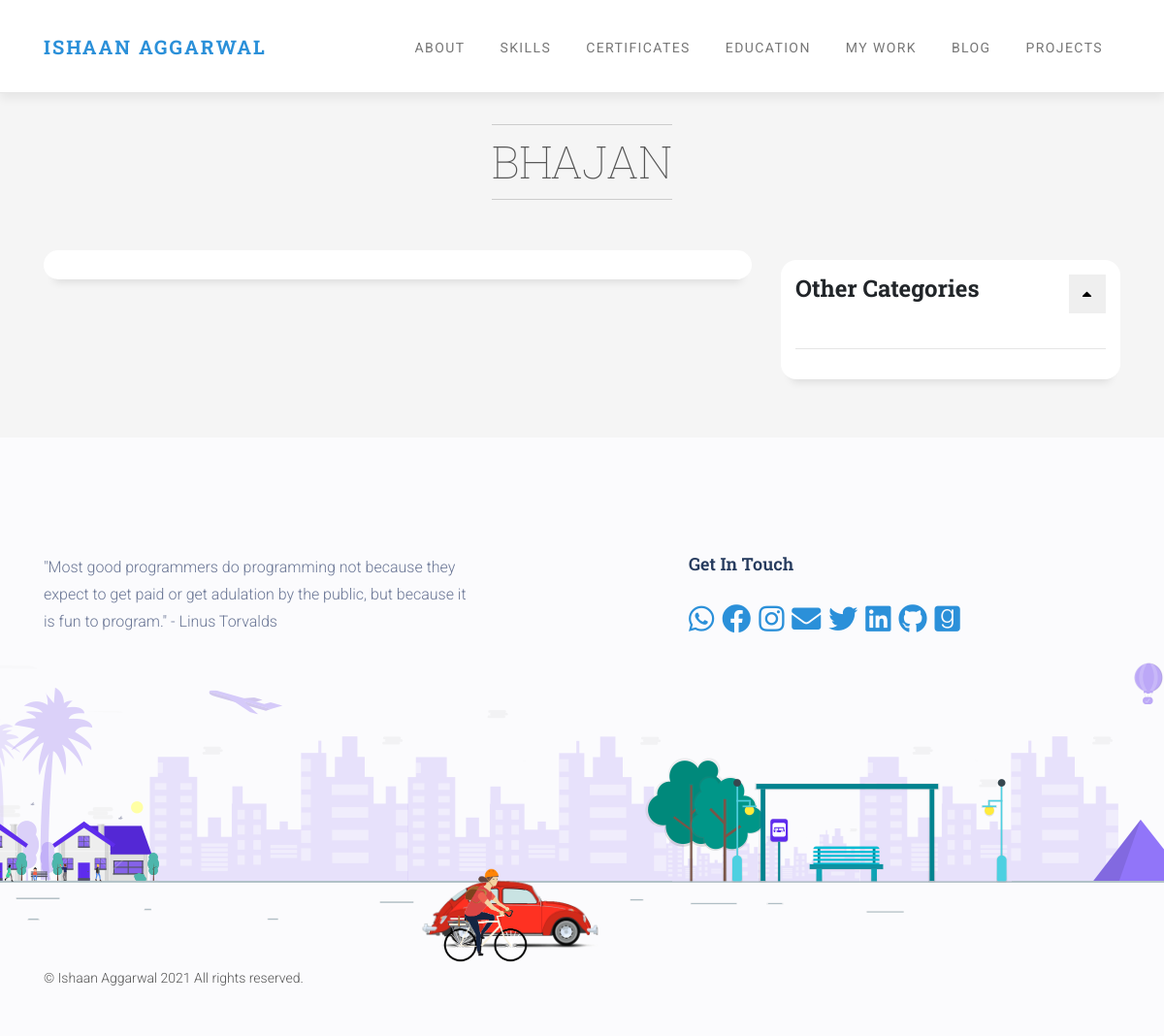
Page /blog/Bhajan/ on the earlier database version.
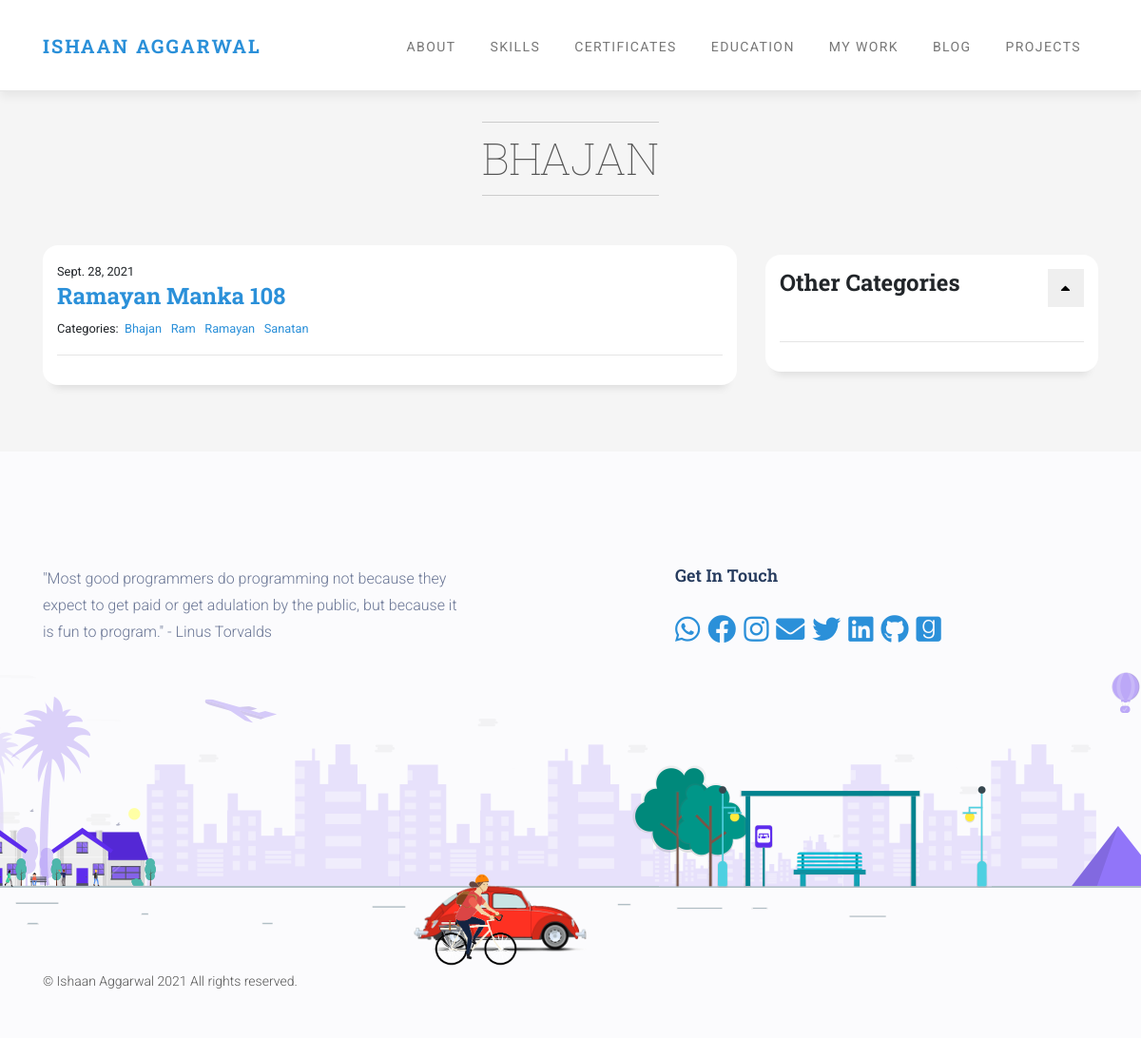
Same page on the later database version.
### blog/models.py (models this page shows, shortened)
class Category(models.Model):
    name = models.CharField(max_length=20)

class Post(models.Model):
    title = models.CharField(max_length=255)
    body = models.TextField()
    created_on = models.DateTimeField(auto_now_add=True)
    last_modified = models.DateTimeField(auto_now=True)
    categories = models.ManyToManyField('Category', related_name='posts', )

### blog/views.py (the view)
# urls.py: path("<category>/", views.blog_category, name="blog_category"),
def blog_category(request, category):
    posts = Post.objects.filter(
        categories__name__contains=category
    ).order_by('-created_on')
    categories = Category.objects.all()
    temp = []
    class Temp_Category:
        def __init__(self, name, count):
            self.name = name
            self.count = count
    for c in categories:
        post = Post.objects.filter(categories__name__contains=c.name)
        if not c.name == category:
            temp.append(Temp_Category(c.name, len(post)))
    context = {
        "category": category,
        "posts": posts,
        "categories": temp
    }
    return render(request, "blog/blog_category.html", context)

### blog/templates/blog/blog_category.html (shortened to what this page needs)
{% extends "portfolio/base.html" %}
{% block body %}
<section id="testimonials" class="testimonials-section bg-gray">
    <div class="container">
        <br><br>
        <div class="text-center mb-2">
            <h2 class="title">{{ category | title }}</h2>
        </div>
        <div class="row">
            <div class="col-md-8" style="margin-bottom : 10px;">
                <div id="blogs">
                    {% for post in posts %}
                    <div class="row">
                        <div class="col-md-12">
                            <small>
                                {{ post.created_on.date }}
                            </small>
                            <h4><a href="{% url 'blog_detail' post.pk%}">{{ post.title|title }}</a></h4>
                            <small>
                                Categories:&nbsp;
                                {% for category in post.categories.all %}
                                <a href="{% url 'blog_category' category.name %}">
                                    {{ category.name }}
                                </a>&nbsp;
                                {% endfor %}
                            </small>
                        </div>
                    </div>
                    <hr>
                    {% endfor %}
                </div>
            </div>
            <div class="col-md-4" style="margin-top: 10px;">
                <div id="categories">
                    <h4>
                        Other Categories
                        <button class="btn" type="button" data-toggle="collapse" data-target="#collapse-list"
                            aria-expanded="false" aria-controls="collapse-list" style="float: right;"
                            onclick="changeicon()">
                            <i class="fas fa-caret-up" id='change' ></i>
                        </button>
                    </h4>
                    <br>
                    <hr>
                </div>
            </div>
        </div>
    </div>
</section>
{% endblock %}

### myapp/templates/portfolio/base.html (shortened to what this page needs)
<!DOCTYPE html>
<html>
<head>
  <link rel="stylesheet" href="/media/project/CSS/base.css">
  <link rel="stylesheet" href="https://maxcdn.bootstrapcdn.com/bootstrap/4.0.0/css/bootstrap.min.css"
>
  <link rel="stylesheet" href="https://cdnjs.cloudflare.com/ajax/libs/font-awesome/5.15.3/css/all.min.css"
 />
  <link rel="stylesheet" href="/media/project/vendor/owl.carousel/assets/owl.carousel.css">
  <link rel="stylesheet" href="/media/project/vendor/owl.carousel/assets/owl.theme.default.css">
  <link rel="stylesheet" href="/media/project/vendor/animate/animate.css">
  <link rel="stylesheet" href="/media/project/CSS/style.default.css" id="theme-stylesheet">
  <link rel="stylesheet" href="/media/project/CSS/style.blue.css">
  <link rel="stylesheet" href="https://cdnjs.cloudflare.com/ajax/libs/leaflet/1.4.0/leaflet.css">
</head>
<body>
  <header class="header">
    <nav class="navbar navbar-expand-lg fixed-top" style="box-shadow: 0px 6px 9px 0px rgb(0 0 0 / 6%)">
      <div class="container"><a href="{% url 'cv' %}" class="navbar-brand scrollTo">Ishaan Aggarwal</a>
        <div id="navbarcollapse" class="collapse navbar-collapse">
          <ul class="navbar-nav ml-auto">
            <li class="nav-item"><a href="{% url 'cv' %}#about" class="nav-link link-scroll">About</a></li>
            <li class="nav-item"><a href="{% url 'cv' %}#skills" class="nav-link link-scroll">Skills</a></li>
            <li class="nav-item"><a href="{% url 'certificate' %}" class="nav-link link-scroll">Certificates</a></li>
            <li class="nav-item"><a href="{% url 'cv' %}#education" class="nav-link link-scroll">Education</a></li>
            <li class="nav-item"><a href="{% url 'cv' %}#references" class="nav-link link-scroll">My work</a></li>
            <li class="nav-item"><a href="{% url 'blog_index' %}" class="nav-link link-scroll">Blog</a>
            </li>
            <li class="nav-item"><a href="{% url 'project_index' %}" class="nav-link link-scroll">Projects</a></li>
          </ul>
        </div>
      </div>
    </nav>
  </header>
  {% block body %}{% endblock %}
  <footer class="new_footer_area bg_color">
    <div class="new_footer_top">
      <div class="container">
        <div class="row">
          <div class="col-md-5 mb-5">
            <div class="f_widget company_widget wow fadeInLeft" data-wow-delay="0.2s"
              style="visibility: visible; animation-delay: 0.2s; animation-name: fadeInLeft;">
              <p>"Most good programmers do programming not because they expect to get paid or get adulation by the
                public, but because it is fun to program."
                - Linus Torvalds</p>
            </div>
          </div>
          <div class="col-md-2 mb-3"></div>
          <div class="col-md-5 mb-5">
            <div class="f_widget about-widget pl_70 wow fadeInLeft" data-wow-delay="0.4s"
              style="visibility: visible; animation-delay: 0.4s; animation-name: fadeInLeft;">
              <h3 class="f-title f_600 t_color f_size_18">Get In Touch</h3>
              <a href="https://wa.me/917417725145" class="external wow fadeInUp" target="_blank"><i
                  class="fab fa-whatsapp" style="font-size: 30px;"></i></a>&nbsp;
              <a href="https://www.facebook.com/ishaan.aggarwal.948" class="external wow fadeInUp" target="_blank"><i
                  class="fab fa-facebook" style="font-size: 30px;"></i></a>&nbsp;
              <a href="https://www.instagram.com/panda_programer/" data-wow-delay="0.2s" class="external wow fadeInUp"
                target="_blank"><i class="fab fa-instagram" style="font-size: 30px;"></i></a>&nbsp;
              <a href="mailto:ishaanaggarwal566@gmail.com" data-wow-delay="0.4s" class="wow fadeInUp" target="_blank"><i
                  class="fa fa-envelope" style="font-size: 30px;"></i></a>&nbsp;
              <a href="https://twitter.com/Ishaanaggarwal4" data-wow-delay="0.6s" class="external wow fadeInUp"
                target="_blank"><i class="fab fa-twitter" style="font-size: 30px;"></i></a>&nbsp;
              <a href="https://www.linkedin.com/in/ishaan-aggarwal-9a120414b/" data-wow-delay="0.8s"
                class="external wow fadeInUp" target="_blank"><i class="fab fa-linkedin"
                  style="font-size: 30px;"></i></a>&nbsp;
              <a href="https://github.com/ishaan-566" data-wow-delay="1.0s" class="external wow fadeInUp"
                target="_blank"><i class="fab fa-github" style="font-size: 30px;"></i></a>&nbsp;
              <a href="https://www.goodreads.com/ishaanaggarwal" data-wow-delay="1.0s" class="external wow fadeInUp"
                target="_blank"><i class="fab fa-goodreads" style="font-size: 30px;"></i></a>&nbsp;
            </div>
          </div>
        </div>
      </div>
      <div class="footer_bg">
        <div class="footer_bg_two"></div>
      </div>
    </div>
    <div class="footer_bottom">
      <div class="container">
        <div class="row align-items-center">
          <div class="col-lg-6 col-sm-7">
            <p class="mb-0 f_400">© Ishaan Aggarwal 2021 All rights reserved.</p>
          </div>
          <div class="col-lg-6 col-sm-5 text-right">
          </div>
        </div>
      </div>
    </div>
  </footer>
</body>
</html>

### project/CSS/base.css (style rules this page uses)
body { background: #fbfbfd; }
.new_footer_area { background: #fbfbfd; }
.new_footer_top { padding: 120px 0px 270px; position: relative; overflow-x: hidden; }
.new_footer_area .footer_bottom { padding-top: 5px; padding-bottom: 50px; }
.footer_bottom { font-size: 14px; font-weight: 300; line-height: 20px; color: #7f88a6; padding: 27px 0px; }
.new_footer_top .company_widget p { font-size: 16px; font-weight: 300; line-height: 28px; color: #6a7695; margin-bottom: 20px; }
.new_footer_top .f-title { margin-bottom: 30px; color: #263b5e; }
.f_600 { font-weight: 600; }
.f_size_18 { font-size: 18px; }
h1, h2, h3, h4, h5, h6 { color: #4b505e; }
.new_footer_top .footer_bg { position: absolute; bottom: 0; background: url("/media/project/img/footer/background.png") no-repeat scroll center 0; width: 100%; height: 310px; }
.new_footer_top .footer_bg .footer_bg_two { background: url("/media/project/img/footer/cyclist.gif") no-repeat center center; width: 88px; height: 100px; background-size: 100%; bottom: 0; left: 38%; position: absolute; -webkit-animation: myfirst 15s linear infinite; animation: myfirst 15s linear infinite; }

### project/CSS/style.default.css (style rules this page uses)
body { color: #555; }
p { color: #555; }
section { padding: 60px 0; position: relative; }
.title { display: inline-block; font-size: 2.9rem; font-weight: 100; padding: 10px 0; margin-bottom: 44px; text-align: center; border-bottom: solid 1px #ccc; border-top: solid 1px #ccc; text-transform: uppercase; letter-spacing: 0.1em; line-height: 1.2; color: #555; margin-top: 20px; letter-spacing: 0; }
.bg-gray { background: #f5f5f5; }
nav.navbar { padding-top: 0; padding-bottom: 0; background: #fff; border-bottom: 1px solid #e6e6e6; }
nav.navbar .navbar-brand { text-transform: uppercase; letter-spacing: 0.1em; font-weight: 700; font-family: "Roboto Slab", serif; }
nav.navbar a.nav-link { text-transform: uppercase; letter-spacing: 0.1em; margin: 0 5px; color: #777; padding-top: 30px; padding-bottom: 30px; border-top: 4px solid transparent; -webkit-transition: all 0.3s; transition: all 0.3s; font-size: 0.875rem; }
.navbar { padding: 0.5rem 1rem; }
.navbar-brand { display: inline-block; padding-top: 0.3125rem; padding-bottom: 0.3125rem; margin-right: 1rem; font-size: 1.25rem; }
.btn { font-weight: 400; border: 1px solid transparent; text-transform: uppercase; letter-spacing: 0.1em; padding: 0.45rem 0.75rem; font-size: 1rem; line-height: 1.5; border-radius: 0rem; -webkit-transition: color 0.15s ease-in-out, background-color 0.15s ease-in-out, border-color 0.15s ease-in-out, -webkit-box-shadow 0.15s ease-in-out; transition: color 0.15s ease-in-out, background-color 0.15s ease-in-out, border-color 0.15s ease-in-out, -webkit-box-shadow 0.15s ease-in-out; transition: color 0.15s ease-in-out, background-color 0.15s ease-in-out, border-color 0.15s ease-in-out, box-shadow 0.15s ease-in-out; transition: color 0.15s ease-in-out, background-color 0.15s ease-in-out, border-color 0.15s ease-in-out, box-shadow 0.15s ease-in-out, -webkit-box-shadow 0.15s ease-in-out; }
body { font-family: "Roboto", sans-serif; font-size: 1rem; font-weight: 400; line-height: 1.5; color: #212529; background-color: #fff; }
a { color: #4fbfa8; text-decoration: none; }
h1, h2, h3, h4, h5, h6, .h1, .h2, .h3, .h4, .h5, .h6 { margin-bottom: 0.5rem; font-family: "Roboto Slab", serif; font-weight: 700; line-height: 1.2; color: inherit; }
h2, .h2 { font-size: 2.15rem; }
h3, .h3 { font-size: 1.75rem; }
h4, .h4 { font-size: 1.5rem; }
hr { border-top: 1px solid rgba(0, 0, 0, 0.1); }
small, .small { font-size: 80%; font-weight: 400; }
.nav-link { padding: 0.5rem 1rem; }

### blog/templates/blog/blog_category.html (style rules this page uses)
ul { list-style: none; padding: 0; }
li { padding: 5px; }
#blogs, #categories { background-color: white; padding: 15px; border-radius: 1rem; box-shadow: 0 13px 8px -10px rgb(0 0 0 / 10%); }

Differences in the rows shown:
added Category: name "BHAJAN", name "Bhajan"
added Post: created_on "Sept. 28, 2021", title "Ramayan Manka 108"
added Category: name "Ram"
added Category: name "Ramayan"
added Category: name "Sanatan"
Other differences:
{{ category | title }}: "BHAJAN" → (not shown)
